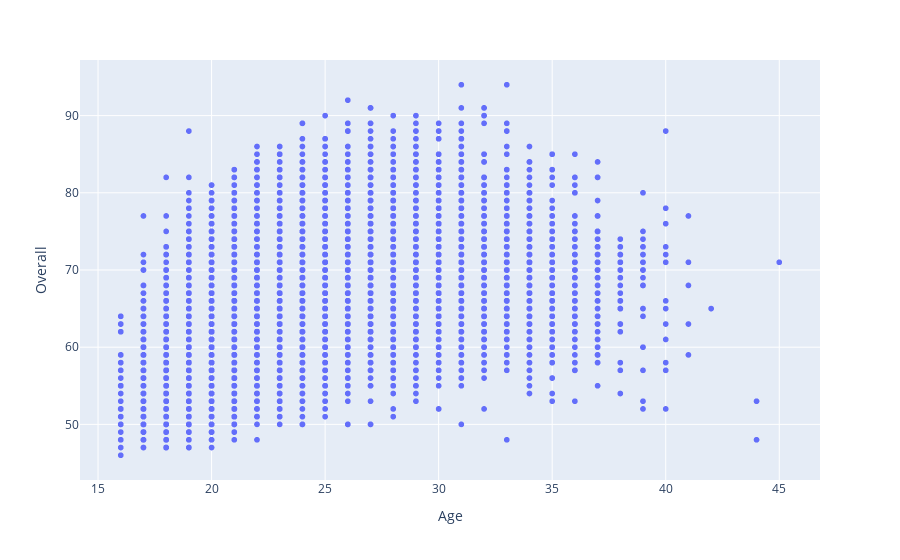

The cell this chart's notebook holds for it:
### Markdown cell above
Encontramos unas correlaciones interesantes:
- Los jugadores con mejor Overall, Potential y Value tienden a tener mejor paga
- Los jugadores con mejor paga tienen un Release Clause mas alto, por ende tambien tiene correlación con Overall, Potential y Value
- A mayor altura, mayor peso
- A mayor altura, menor skill moves

### Code cell
# 2 Gráfico de correlación y explicacione entre la relación edad y overall
fig = px.scatter(df, x='Age', y='Overall')
fig.show()

### Figure 1 — Plotly figure (JSON) as saved in the notebook; plotly's stock layout.template omitted (floating-point values rounded to 4 significant figures; data arrays with more than 128 entries replaced by an {"elided": "..."} marker saying what was removed)
{"data": [{"hovertemplate": "Age=%{x}<br>Overall=%{y}<extra></extra>", "legendgroup": "", "marker": {"color": "#636efa", "symbol": "circle"}, "mode": "markers", "name": "", "showlegend": false, "type": "scattergl", "x": {"elided": "18207 int values"}, "xaxis": "x", "y": {"elided": "18207 int values"}, "yaxis": "y"}], "layout": {"legend": {"tracegroupgap": 0}, "margin": {"t": 60}, "xaxis": {"anchor": "y", "domain": [0, 1], "title": {"text": "Age"}}, "yaxis": {"anchor": "x", "domain": [0, 1], "title": {"text": "Overall"}}}}
